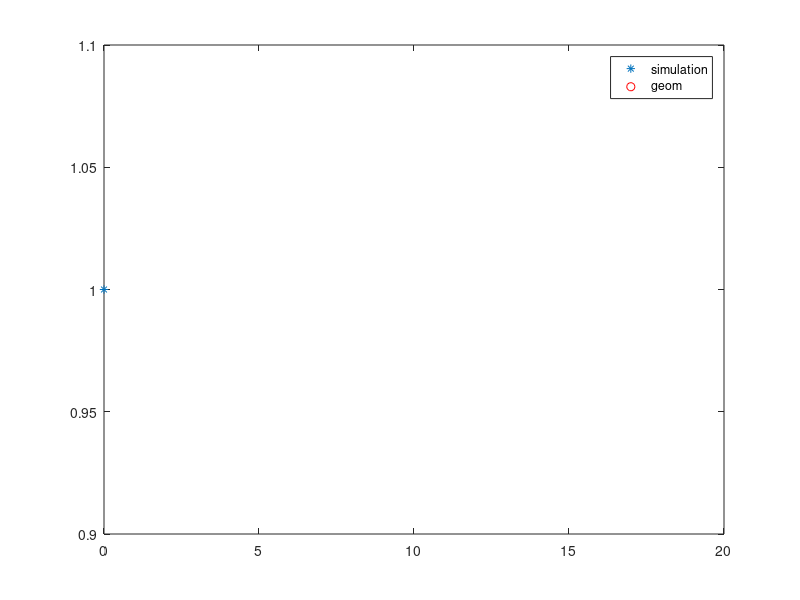

Write the MATLAB code that produced this figure.


p = input("Give prob of success (between 0,1): \n");
N = input("Give number of simulations: \n");

X = zeros(1,N); %count the failures with 1st success
for i = 1: N
  X(i) = 0;
  while rand >= p
    X(i) = X(i) + 1;
    endwhile
endfor
printf("%d  ",X);
k= 0:20; %k goes from 0 to unfinity - nr of failures
pk =geopdf(k,p);
U_X = unique(X);
n_X = hist(X, length(U_X));
clf
plot(U_X,n_X/N,"*",k,pk,"ro");
legend("simulation", "geom");

